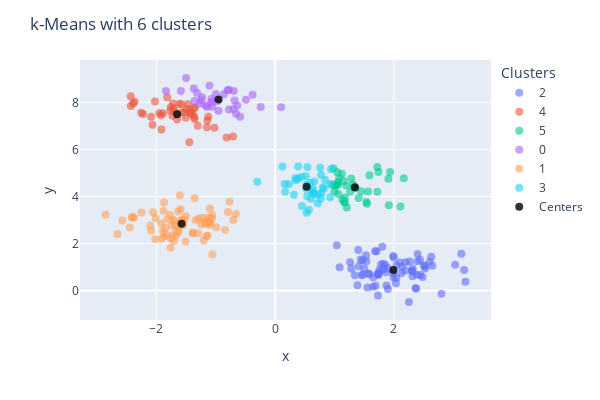

Notebook source saved alongside this figure:
### Code cell
# Let's try with 6 clusters
kmeans6 = KMeans(n_clusters=6, random_state=10, n_init='auto').fit(X)

# Get the cluster centers
centers6 = kmeans6.cluster_centers_

# Get the cluster labels
labels6 = kmeans6.predict(X)

# Plot the clusters with the centers
cv1.plot_clusters(labels6, centers6, title='k-Means with 6 clusters')
